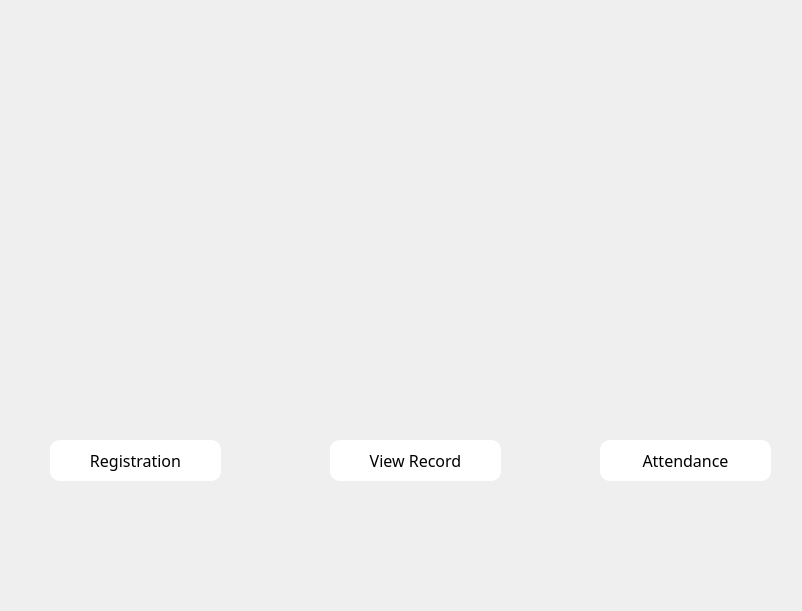
<?xml version="1.0" encoding="UTF-8"?>
<ui version="4.0">
 <class>admin</class>
 <widget class="QMainWindow" name="admin">
  <property name="enabled">
   <bool>true</bool>
  </property>
  <property name="geometry">
   <rect>
    <x>0</x>
    <y>0</y>
    <width>802</width>
    <height>611</height>
   </rect>
  </property>
  <property name="font">
   <font>
    <kerning>true</kerning>
   </font>
  </property>
  <property name="windowTitle">
   <string>MainWindow</string>
  </property>
  <property name="styleSheet">
   <string notr="true"/>
  </property>
  <property name="animated">
   <bool>true</bool>
  </property>
  <widget class="QWidget" name="centralwidget">
   <widget class="QPushButton" name="reg">
    <property name="geometry">
     <rect>
      <x>50</x>
      <y>440</y>
      <width>171</width>
      <height>41</height>
     </rect>
    </property>
    <property name="font">
     <font>
      <family>Sitka</family>
      <pointsize>12</pointsize>
      <weight>50</weight>
      <italic>false</italic>
      <bold>false</bold>
     </font>
    </property>
    <property name="cursor">
     <cursorShape>PointingHandCursor</cursorShape>
    </property>
    <property name="autoFillBackground">
     <bool>false</bool>
    </property>
    <property name="styleSheet">
     <string notr="true">font: 12pt &quot;Sitka&quot;;
border-radius: 10px;
background-color: rgb(255, 255, 255);</string>
    </property>
    <property name="text">
     <string>Registration</string>
    </property>
    <property name="autoDefault">
     <bool>false</bool>
    </property>
    <property name="default">
     <bool>false</bool>
    </property>
    <property name="flat">
     <bool>false</bool>
    </property>
   </widget>
   <widget class="QLabel" name="background">
    <property name="geometry">
     <rect>
      <x>0</x>
      <y>0</y>
      <width>802</width>
      <height>611</height>
     </rect>
    </property>
    <property name="styleSheet">
     <string notr="true">background-image: url(:/newPrefix/background.jpg);</string>
    </property>
    <property name="text">
     <string/>
    </property>
    <property name="pixmap">
     <pixmap>background/minimalist-4k-wallpaper-hd-15-920x518.jpg</pixmap>
    </property>
    <property name="scaledContents">
     <bool>true</bool>
    </property>
   </widget>
   <widget class="QPushButton" name="view_record">
    <property name="geometry">
     <rect>
      <x>330</x>
      <y>440</y>
      <width>171</width>
      <height>41</height>
     </rect>
    </property>
    <property name="font">
     <font>
      <family>Sitka</family>
      <pointsize>12</pointsize>
      <weight>50</weight>
      <italic>false</italic>
      <bold>false</bold>
     </font>
    </property>
    <property name="cursor">
     <cursorShape>PointingHandCursor</cursorShape>
    </property>
    <property name="autoFillBackground">
     <bool>false</bool>
    </property>
    <property name="styleSheet">
     <string notr="true">font: 12pt &quot;Sitka&quot;;
border-radius: 10px;
background-color: rgb(255, 255, 255);</string>
    </property>
    <property name="text">
     <string>View Record</string>
    </property>
    <property name="autoDefault">
     <bool>false</bool>
    </property>
    <property name="default">
     <bool>false</bool>
    </property>
    <property name="flat">
     <bool>false</bool>
    </property>
   </widget>
   <widget class="QPushButton" name="attendance">
    <property name="geometry">
     <rect>
      <x>600</x>
      <y>440</y>
      <width>171</width>
      <height>41</height>
     </rect>
    </property>
    <property name="font">
     <font>
      <family>Sitka</family>
      <pointsize>12</pointsize>
      <weight>50</weight>
      <italic>false</italic>
      <bold>false</bold>
     </font>
    </property>
    <property name="cursor">
     <cursorShape>PointingHandCursor</cursorShape>
    </property>
    <property name="autoFillBackground">
     <bool>false</bool>
    </property>
    <property name="styleSheet">
     <string notr="true">font: 12pt &quot;Sitka&quot;;
border-radius: 10px;
background-color: rgb(255, 255, 255);</string>
    </property>
    <property name="text">
     <string>Attendance</string>
    </property>
    <property name="autoDefault">
     <bool>false</bool>
    </property>
    <property name="default">
     <bool>false</bool>
    </property>
    <property name="flat">
     <bool>false</bool>
    </property>
   </widget>
   <widget class="QLabel" name="label">
    <property name="geometry">
     <rect>
      <x>0</x>
      <y>50</y>
      <width>802</width>
      <height>311</height>
     </rect>
    </property>
    <property name="autoFillBackground">
     <bool>true</bool>
    </property>
    <property name="text">
     <string/>
    </property>
    <property name="pixmap">
     <pixmap>background/nemco.jpg</pixmap>
    </property>
    <property name="scaledContents">
     <bool>true</bool>
    </property>
   </widget>
   <zorder>background</zorder>
   <zorder>reg</zorder>
   <zorder>view_record</zorder>
   <zorder>attendance</zorder>
   <zorder>label</zorder>
  </widget>
 </widget>
 <resources>
  <include location="logo.qrc"/>
 </resources>
 <connections/>
</ui>
